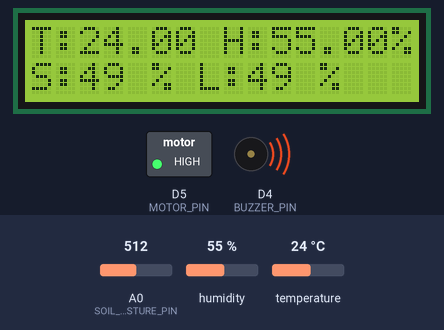
The sketch below on a simulated ESP8266 (NodeMCU). On the bench: 16×2 character LCD, switched loads named in the sketch (green lamp = pin HIGH), buzzer (waves = sounding, pin HIGH). The inputs (shaded band) are chosen by the test bench; at power-on: A0 (SOIL_MOISTURE_PIN) = 512, humidity 55 %, temperature 24 °C. What the sketch prints to the serial monitor is not drawn.

Above: at 1.2 s.
1.3 s: A0 (SOIL_MOISTURE_PIN) set to 489
At 2.8 s:
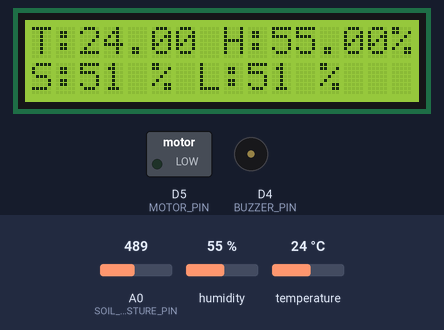
3.6 s: humidity set to 22 %
At 5.2 s:
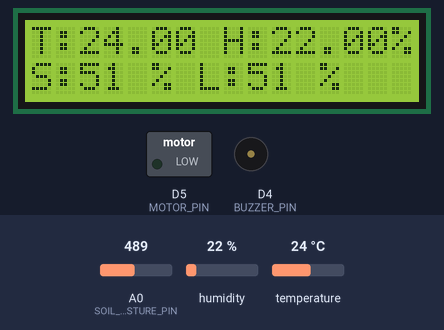
5.7 s: temperature set to 12 °C
At 7.5 s:
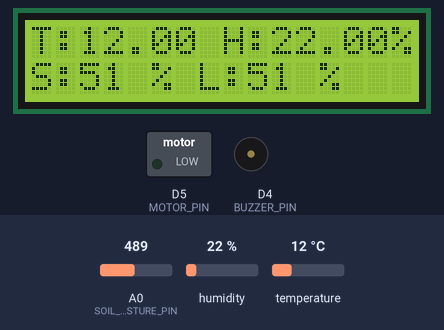
7.8 s: A0 (SOIL_MOISTURE_PIN) set to 306
At 8.7 s:
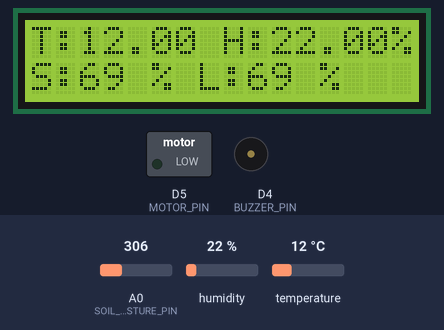
9.8 s: humidity set to 40 %
At 11.1 s:
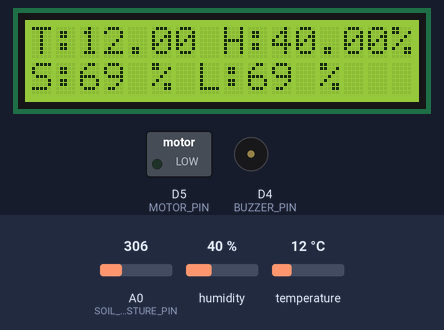
11.9 s: A0 (SOIL_MOISTURE_PIN) set to 122
At 13.4 s:
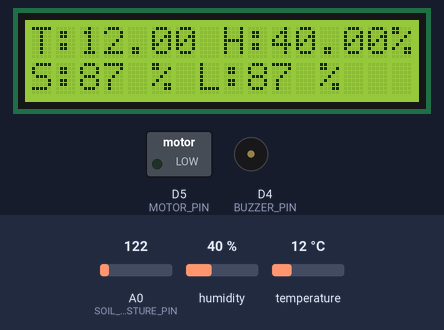
Timing chart, 0 to 14.9 s (numbered marks = the images above; inputs shaded):
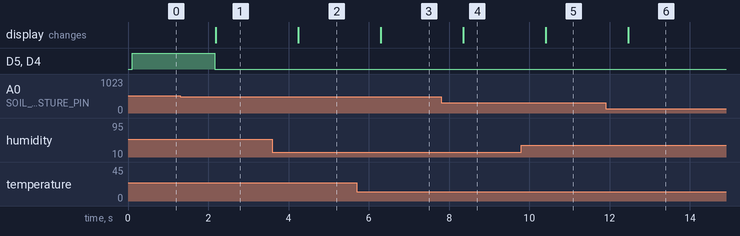

The sketch:

main-code.ino
```cpp
#include <Wire.h>
#include <LiquidCrystal_PCF8574.h>
#include <DHT.h>

// Define LCD I2C address and pin setup for ESP8266
LiquidCrystal_PCF8574 lcd(0x27);  // Adjust the address as needed (0x27 or 0x3F)

// Define DHT11 Sensor Pin and Type
#define DHTPIN D3    // DHT11 Data pin connected to D3 (GPIO0)
#define DHTTYPE DHT11  // DHT 11 sensor

// Define Soil Moisture Sensor Pin
#define SOIL_MOISTURE_PIN A0  // Soil moisture sensor connected to A0

// Define LDR Sensor Pin
#define LDR_PIN D0  // LDR sensor connected to D0

// Define Motor and Buzzer Pins
#define MOTOR_PIN D5  // Motor connected to D5 for water pump
#define BUZZER_PIN D4 // Buzzer connected to D4

// Initialize DHT sensor
DHT dht(DHTPIN, DHTTYPE);

void setup() {
  Serial.begin(115200);  // Set baud rate to 115200 for Serial Monitor
  Wire.begin(D2, D1);    // SDA -> D2 (GPIO4), SCL -> D1 (GPIO5)
  lcd.begin(16, 2);      // Initialize LCD with 16 columns and 2 rows
  lcd.setBacklight(255); // Turn on the backlight at full brightness

  pinMode(MOTOR_PIN, OUTPUT);  // Set motor pin as output
  pinMode(BUZZER_PIN, OUTPUT); // Set buzzer pin as output

  lcd.setCursor(0, 0);
  lcd.print("Initializing...");

  Serial.println("DHT11 Sensor, Soil Moisture Sensor, LDR Sensor, Motor, Buzzer, and LCD Initialized");
  dht.begin();           // Initialize the DHT11 sensor
}

void loop() {
  // Read temperature and humidity values from DHT11
  float h = dht.readHumidity();
  float t = dht.readTemperature(); // Read temperature in Celsius

  // Check if any readings failed
  if (isnan(h) || isnan(t)) {
    Serial.println("Failed to read from DHT sensor!");
    lcd.clear();
    lcd.setCursor(0, 0);
    lcd.print("DHT Error!");
    return;
  }

  // Read soil moisture value (analog value)
  int soilMoistureValue = analogRead(SOIL_MOISTURE_PIN);
  int soilMoisturePercent = map(soilMoistureValue, 1023, 0, 0, 100); // Convert to percentage

  // Read LDR value (analog value)
  int ldrValue = analogRead(LDR_PIN);
  int ldrPercent = map(ldrValue, 1023, 0, 0, 100);  // Convert to percentage

  // Check if soil moisture is below 50% to turn on motor and buzzer
  if (soilMoisturePercent < 50) {
    digitalWrite(MOTOR_PIN, HIGH);  // Turn on water pump
    digitalWrite(BUZZER_PIN, HIGH); // Turn on buzzer
  } else {
    digitalWrite(MOTOR_PIN, LOW);   // Turn off water pump
    digitalWrite(BUZZER_PIN, LOW);  // Turn off buzzer
  }

  // Print temperature, humidity, soil moisture, and LDR value on Serial Monitor
  Serial.print("Humidity: ");
  Serial.print(h);
  Serial.print(" %\t");
  Serial.print("Temperature: ");
  Serial.print(t);
  Serial.println(" *C");

  Serial.print("Soil Moisture: ");
  Serial.print(soilMoisturePercent);
  Serial.println(" %\t");

  Serial.print("LDR Light: ");
  Serial.print(ldrPercent);
  Serial.println(" %");

  // Display the same on LCD
  lcd.clear();
  lcd.setCursor(0, 0);
  lcd.print("T:");
  lcd.print(t);
  lcd.print(" H:");
  lcd.print(h);
  lcd.print("%");

  lcd.setCursor(0, 1);
  lcd.print("S:");
  lcd.print(soilMoisturePercent);
  lcd.print(" % L:");
  lcd.print(ldrPercent);
  lcd.print(" %");

  // Add a delay before taking the next reading
  delay(2000);  // Wait for 2 seconds before next read
}
```

Measured:
- the behaviour switches between 507 and 506 on A0 (SOIL_MOISTURE_PIN) (found by bisection; images 0 and 1)
- after the input at 1.3 s, D5 (MOTOR_PIN), D4 (BUZZER_PIN): HIGH → LOW after 0.86 s; the display: changes after 0.89 s (image 1)
- after the input at 3.6 s, the display: changes after 0.65 s (image 2)
- after the input at 5.7 s, the display: changes after 0.60 s (image 3)
- after the input at 7.8 s, the display: changes after 0.56 s (image 4)
- after the input at 9.8 s, the display: changes after 0.61 s (image 5)
- after the input at 11.9 s, the display: changes after 0.57 s (image 6)
